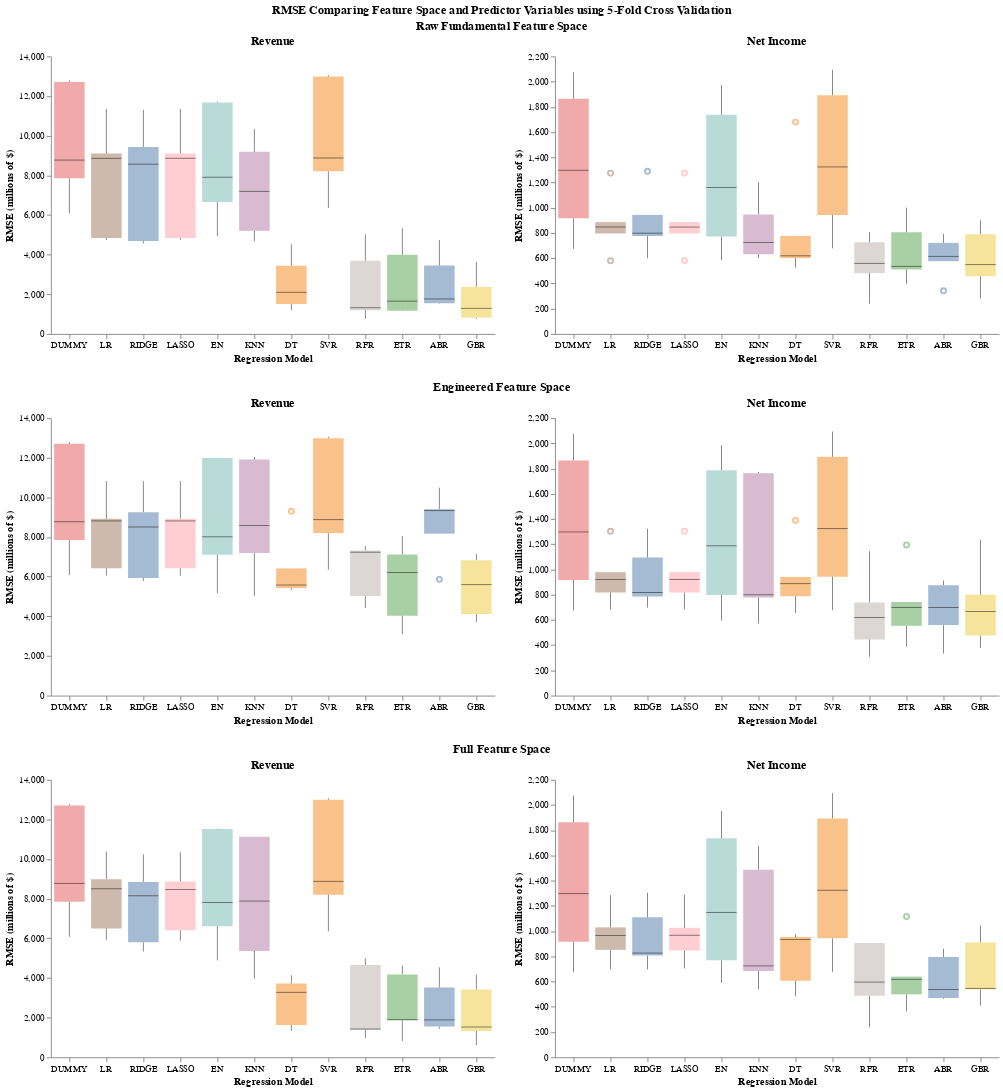

Notebook code for this chart:
### Code cell
(full_chart & full_chart2 & full_chart3).configure_view(stroke=None).properties(
    title=alt.TitleParams('RMSE Comparing Feature Space and Predictor Variables using 5-Fold Cross Validation', anchor='middle'))

### Figure 1 — Vega-Lite specification as saved in the notebook (floating-point values rounded to 4 significant figures)
{"config": {"view": {"continuousWidth": 300, "continuousHeight": 300, "stroke": null}}, "vconcat": [{"hconcat": [{"data": {"name": "data-058aacd56957f7f7fa47760f195e2d9f"}, "mark": {"type": "boxplot", "median": {"color": "black", "strokeWidth": 3}, "opacity": 0.5, "size": 33}, "encoding": {"color": {"field": "model", "legend": null, "type": "nominal"}, "x": {"axis": {"grid": false, "labelAngle": 0}, "field": "model", "sort": ["DUMMY", "LR", "RIDGE", "LASSO", "EN", "KNN", "DT", "SVR", "RFR", "ETR", "ABR", "GBR"], "title": "Regression Model", "type": "nominal"}, "y": {"axis": {"grid": false}, "field": "rmse", "title": "RMSE (millions of $)", "type": "quantitative"}}, "height": 300, "title": "Revenue", "width": 480}, {"data": {"name": "data-07a6fbe5e7ba0dab4464ea7888219fd8"}, "mark": {"type": "boxplot", "median": {"color": "black", "strokeWidth": 3}, "opacity": 0.5, "size": 33}, "encoding": {"color": {"field": "model", "legend": null, "type": "nominal"}, "x": {"axis": {"grid": false, "labelAngle": 0}, "field": "model", "sort": ["DUMMY", "LR", "RIDGE", "LASSO", "EN", "KNN", "DT", "SVR", "RFR", "ETR", "ABR", "GBR"], "title": "Regression Model", "type": "nominal"}, "y": {"axis": {"grid": false}, "field": "rmse", "title": "RMSE (millions of $)", "type": "quantitative"}}, "height": 300, "title": "Net Income", "width": 480}], "title": {"text": "Raw Fundamental Feature Space", "anchor": "middle"}}, {"hconcat": [{"data": {"name": "data-49bd409fa04e18edd5766f5b3d0bb945"}, "mark": {"type": "boxplot", "median": {"color": "black", "strokeWidth": 3}, "opacity": 0.5, "size": 33}, "encoding": {"color": {"field": "model", "legend": null, "type": "nominal"}, "x": {"axis": {"grid": false, "labelAngle": 0}, "field": "model", "sort": ["DUMMY", "LR", "RIDGE", "LASSO", "EN", "KNN", "DT", "SVR", "RFR", "ETR", "ABR", "GBR"], "title": "Regression Model", "type": "nominal"}, "y": {"axis": {"grid": false}, "field": "rmse", "title": "RMSE (millions of $)", "type": "quantitative"}}, "height": 300, "title": "Revenue", "width": 480}, {"data": {"name": "data-4aeb8efa1eb8e28597b63c2697cbfa21"}, "mark": {"type": "boxplot", "median": {"color": "black", "strokeWidth": 3}, "opacity": 0.5, "size": 33}, "encoding": {"color": {"field": "model", "legend": null, "type": "nominal"}, "x": {"axis": {"grid": false, "labelAngle": 0}, "field": "model", "sort": ["DUMMY", "LR", "RIDGE", "LASSO", "EN", "KNN", "DT", "SVR", "RFR", "ETR", "ABR", "GBR"], "title": "Regression Model", "type": "nominal"}, "y": {"axis": {"grid": false}, "field": "rmse", "title": "RMSE (millions of $)", "type": "quantitative"}}, "height": 300, "title": "Net Income", "width": 480}], "title": {"text": "Engineered Feature Space", "anchor": "middle"}}, {"hconcat": [{"data": {"name": "data-220082242f2738b52bacfbc9e2374d61"}, "mark": {"type": "boxplot", "median": {"color": "black", "strokeWidth": 3}, "opacity": 0.5, "size": 33}, "encoding": {"color": {"field": "model", "legend": null, "type": "nominal"}, "x": {"axis": {"grid": false, "labelAngle": 0}, "field": "model", "sort": ["DUMMY", "LR", "RIDGE", "LASSO", "EN", "KNN", "DT", "SVR", "RFR", "ETR", "ABR", "GBR"], "title": "Regression Model", "type": "nominal"}, "y": {"axis": {"grid": false}, "field": "rmse", "title": "RMSE (millions of $)", "type": "quantitative"}}, "height": 300, "title": "Revenue", "width": 480}, {"data": {"name": "data-57e2c4bf959c6419fa1d70aa24739c88"}, "mark": {"type": "boxplot", "median": {"color": "black", "strokeWidth": 3}, "opacity": 0.5, "size": 33}, "encoding": {"color": {"field": "model", "legend": null, "type": "nominal"}, "x": {"axis": {"grid": false, "labelAngle": 0}, "field": "model", "sort": ["DUMMY", "LR", "RIDGE", "LASSO", "EN", "KNN", "DT", "SVR", "RFR", "ETR", "ABR", "GBR"], "title": "Regression Model", "type": "nominal"}, "y": {"axis": {"grid": false}, "field": "rmse", "title": "RMSE (millions of $)", "type": "quantitative"}}, "height": 300, "title": "Net Income", "width": 480}], "title": {"text": "Full Feature Space", "anchor": "middle"}}], "title": {"text": "RMSE Comparing Feature Space and Predictor Variables using 5-Fold Cross Validation", "anchor": "middle"}, "$schema": "https://vega.github.io/schema/vega-lite/v5.20.1.json", "datasets": {"data-058aacd56957f7f7fa47760f195e2d9f": [{"model": "DUMMY", "rmse": 12790.0}, {"model": "DUMMY", "rmse": 6077.0}, {"model": "DUMMY", "rmse": 7852.0}, {"model": "DUMMY", "rmse": 12710.0}, {"model": "DUMMY", "rmse": 8771.0}, {"model": "LR", "rmse": 11360.0}, {"model": "LR", "rmse": 4844.0}, {"model": "LR", "rmse": 4746.0}, {"model": "LR", "rmse": 9100.0}, {"model": "LR", "rmse": 8859.0}, {"model": "RIDGE", "rmse": 11310.0}, {"model": "RIDGE", "rmse": 4562.0}, {"model": "RIDGE", "rmse": 4692.0}, {"model": "RIDGE", "rmse": 9425.0}, {"model": "RIDGE", "rmse": 8564.0}, {"model": "LASSO", "rmse": 11350.0}, {"model": "LASSO", "rmse": 4841.0}, {"model": "LASSO", "rmse": 4749.0}, {"model": "LASSO", "rmse": 9100.0}, {"model": "LASSO", "rmse": 8863.0}, {"model": "EN", "rmse": 11730.0}, {"model": "EN", "rmse": 4931.0}, {"model": "EN", "rmse": 6660.0}, {"model": "EN", "rmse": 11670.0}, {"model": "EN", "rmse": 7905.0}, {"model": "KNN", "rmse": 10340.0}, {"model": "KNN", "rmse": 4667.0}, {"model": "KNN", "rmse": 5203.0}, {"model": "KNN", "rmse": 9185.0}, {"model": "KNN", "rmse": 7193.0}, {"model": "DT", "rmse": 3443.0}, {"model": "DT", "rmse": 2100.0}, {"model": "DT", "rmse": 1515.0}, {"model": "DT", "rmse": 4523.0}, {"model": "DT", "rmse": 1193.0}, {"model": "SVR", "rmse": 13060.0}, {"model": "SVR", "rmse": 6350.0}, {"model": "SVR", "rmse": 8203.0}, {"model": "SVR", "rmse": 12990.0}, {"model": "SVR", "rmse": 8877.0}, {"model": "RFR", "rmse": 5035.0}, {"model": "RFR", "rmse": 765.2}, {"model": "RFR", "rmse": 1198.0}, {"model": "RFR", "rmse": 3695.0}, {"model": "RFR", "rmse": 1321.0}, {"model": "ETR", "rmse": 5329.0}, {"model": "ETR", "rmse": 1655.0}, {"model": "ETR", "rmse": 1156.0}, {"model": "ETR", "rmse": 3990.0}, {"model": "ETR", "rmse": 1174.0}, {"model": "ABR", "rmse": 3447.0}, {"model": "ABR", "rmse": 1525.0}, {"model": "ABR", "rmse": 1543.0}, {"model": "ABR", "rmse": 4739.0}, {"model": "ABR", "rmse": 1764.0}, {"model": "GBR", "rmse": 3637.0}, {"model": "GBR", "rmse": 765.7}, {"model": "GBR", "rmse": 823.8}, {"model": "GBR", "rmse": 2372.0}, {"model": "GBR", "rmse": 1290.0}], "data-07a6fbe5e7ba0dab4464ea7888219fd8": [{"model": "DUMMY", "rmse": 916.4}, {"model": "DUMMY", "rmse": 1297.0}, {"model": "DUMMY", "rmse": 1864.0}, {"model": "DUMMY", "rmse": 2075.0}, {"model": "DUMMY", "rmse": 674.0}, {"model": "LR", "rmse": 796.8}, {"model": "LR", "rmse": 581.0}, {"model": "LR", "rmse": 847.8}, {"model": "LR", "rmse": 1275.0}, {"model": "LR", "rmse": 886.1}, {"model": "RIDGE", "rmse": 776.5}, {"model": "RIDGE", "rmse": 598.9}, {"model": "RIDGE", "rmse": 943.7}, {"model": "RIDGE", "rmse": 1289.0}, {"model": "RIDGE", "rmse": 798.8}, {"model": "LASSO", "rmse": 796.1}, {"model": "LASSO", "rmse": 582.6}, {"model": "LASSO", "rmse": 847.1}, {"model": "LASSO", "rmse": 1276.0}, {"model": "LASSO", "rmse": 887.0}, {"model": "EN", "rmse": 772.6}, {"model": "EN", "rmse": 1160.0}, {"model": "EN", "rmse": 1737.0}, {"model": "EN", "rmse": 1973.0}, {"model": "EN", "rmse": 585.9}, {"model": "KNN", "rmse": 631.4}, {"model": "KNN", "rmse": 601.7}, {"model": "KNN", "rmse": 947.3}, {"model": "KNN", "rmse": 1201.0}, {"model": "KNN", "rmse": 724.5}, {"model": "DT", "rmse": 619.4}, {"model": "DT", "rmse": 600.9}, {"model": "DT", "rmse": 1679.0}, {"model": "DT", "rmse": 777.5}, {"model": "DT", "rmse": 526.0}, {"model": "SVR", "rmse": 943.0}, {"model": "SVR", "rmse": 1324.0}, {"model": "SVR", "rmse": 1893.0}, {"model": "SVR", "rmse": 2094.0}, {"model": "SVR", "rmse": 677.7}, {"model": "RFR", "rmse": 482.1}, {"model": "RFR", "rmse": 239.2}, {"model": "RFR", "rmse": 725.9}, {"model": "RFR", "rmse": 808.0}, {"model": "RFR", "rmse": 559.4}, {"model": "ETR", "rmse": 511.1}, {"model": "ETR", "rmse": 397.5}, {"model": "ETR", "rmse": 805.8}, {"model": "ETR", "rmse": 1001.0}, {"model": "ETR", "rmse": 535.8}, {"model": "ABR", "rmse": 576.7}, {"model": "ABR", "rmse": 342.1}, {"model": "ABR", "rmse": 614.7}, {"model": "ABR", "rmse": 721.9}, {"model": "ABR", "rmse": 794.5}, {"model": "GBR", "rmse": 549.7}, {"model": "GBR", "rmse": 281.1}, {"model": "GBR", "rmse": 900.4}, {"model": "GBR", "rmse": 790.5}, {"model": "GBR", "rmse": 456.7}], "data-49bd409fa04e18edd5766f5b3d0bb945": [{"model": "DUMMY", "rmse": 12790.0}, {"model": "DUMMY", "rmse": 6077.0}, {"model": "DUMMY", "rmse": 7852.0}, {"model": "DUMMY", "rmse": 12710.0}, {"model": "DUMMY", "rmse": 8771.0}, {"model": "LR", "rmse": 10820.0}, {"model": "LR", "rmse": 6427.0}, {"model": "LR", "rmse": 6047.0}, {"model": "LR", "rmse": 8812.0}, {"model": "LR", "rmse": 8917.0}, {"model": "RIDGE", "rmse": 10820.0}, {"model": "RIDGE", "rmse": 5937.0}, {"model": "RIDGE", "rmse": 5785.0}, {"model": "RIDGE", "rmse": 9256.0}, {"model": "RIDGE", "rmse": 8506.0}, {"model": "LASSO", "rmse": 10820.0}, {"model": "LASSO", "rmse": 6427.0}, {"model": "LASSO", "rmse": 6047.0}, {"model": "LASSO", "rmse": 8813.0}, {"model": "LASSO", "rmse": 8916.0}, {"model": "EN", "rmse": 11990.0}, {"model": "EN", "rmse": 5165.0}, {"model": "EN", "rmse": 7101.0}, {"model": "EN", "rmse": 11990.0}, {"model": "EN", "rmse": 8011.0}, {"model": "KNN", "rmse": 12040.0}, {"model": "KNN", "rmse": 5032.0}, {"model": "KNN", "rmse": 7199.0}, {"model": "KNN", "rmse": 11910.0}, {"model": "KNN", "rmse": 8581.0}, {"model": "DT", "rmse": 6416.0}, {"model": "DT", "rmse": 9298.0}, {"model": "DT", "rmse": 5422.0}, {"model": "DT", "rmse": 5579.0}, {"model": "DT", "rmse": 5330.0}, {"model": "SVR", "rmse": 13060.0}, {"model": "SVR", "rmse": 6350.0}, {"model": "SVR", "rmse": 8203.0}, {"model": "SVR", "rmse": 12990.0}, {"model": "SVR", "rmse": 8877.0}, {"model": "RFR", "rmse": 7541.0}, {"model": "RFR", "rmse": 7235.0}, {"model": "RFR", "rmse": 4421.0}, {"model": "RFR", "rmse": 7326.0}, {"model": "RFR", "rmse": 5027.0}, {"model": "ETR", "rmse": 8055.0}, {"model": "ETR", "rmse": 4030.0}, {"model": "ETR", "rmse": 3101.0}, {"model": "ETR", "rmse": 7120.0}, {"model": "ETR", "rmse": 6212.0}, {"model": "ABR", "rmse": 9405.0}, {"model": "ABR", "rmse": 9332.0}, {"model": "ABR", "rmse": 5865.0}, {"model": "ABR", "rmse": 10490.0}, {"model": "ABR", "rmse": 8171.0}, {"model": "GBR", "rmse": 5599.0}, {"model": "GBR", "rmse": 6834.0}, {"model": "GBR", "rmse": 4117.0}, {"model": "GBR", "rmse": 7144.0}, {"model": "GBR", "rmse": 3709.0}], "data-4aeb8efa1eb8e28597b63c2697cbfa21": [{"model": "DUMMY", "rmse": 916.4}, {"model": "DUMMY", "rmse": 1297.0}, {"model": "DUMMY", "rmse": 1864.0}, {"model": "DUMMY", "rmse": 2075.0}, {"model": "DUMMY", "rmse": 674.0}, {"model": "LR", "rmse": 817.5}, {"model": "LR", "rmse": 683.0}, {"model": "LR", "rmse": 978.5}, {"model": "LR", "rmse": 1303.0}, {"model": "LR", "rmse": 921.1}, {"model": "RIDGE", "rmse": 786.5}, {"model": "RIDGE", "rmse": 697.2}, {"model": "RIDGE", "rmse": 1094.0}, {"model": "RIDGE", "rmse": 1323.0}, {"model": "RIDGE", "rmse": 817.7}, {"model": "LASSO", "rmse": 817.5}, {"model": "LASSO", "rmse": 683.0}, {"model": "LASSO", "rmse": 978.5}, {"model": "LASSO", "rmse": 1303.0}, {"model": "LASSO", "rmse": 921.1}, {"model": "EN", "rmse": 798.5}, {"model": "EN", "rmse": 1188.0}, {"model": "EN", "rmse": 1787.0}, {"model": "EN", "rmse": 1987.0}, {"model": "EN", "rmse": 595.2}, {"model": "KNN", "rmse": 799.3}, {"model": "KNN", "rmse": 778.6}, {"model": "KNN", "rmse": 1763.0}, {"model": "KNN", "rmse": 1772.0}, {"model": "KNN", "rmse": 571.3}, {"model": "DT", "rmse": 656.1}, {"model": "DT", "rmse": 787.7}, {"model": "DT", "rmse": 940.7}, {"model": "DT", "rmse": 1389.0}, {"model": "DT", "rmse": 887.6}, {"model": "SVR", "rmse": 943.0}, {"model": "SVR", "rmse": 1324.0}, {"model": "SVR", "rmse": 1893.0}, {"model": "SVR", "rmse": 2094.0}, {"model": "SVR", "rmse": 677.7}, {"model": "RFR", "rmse": 619.1}, {"model": "RFR", "rmse": 307.4}, {"model": "RFR", "rmse": 739.0}, {"model": "RFR", "rmse": 1145.0}, {"model": "RFR", "rmse": 445.1}, {"model": "ETR", "rmse": 553.4}, {"model": "ETR", "rmse": 387.8}, {"model": "ETR", "rmse": 699.3}, {"model": "ETR", "rmse": 1195.0}, {"model": "ETR", "rmse": 741.7}, {"model": "ABR", "rmse": 698.9}, {"model": "ABR", "rmse": 558.7}, {"model": "ABR", "rmse": 875.0}, {"model": "ABR", "rmse": 912.2}, {"model": "ABR", "rmse": 333.3}, {"model": "GBR", "rmse": 666.5}, {"model": "GBR", "rmse": 377.1}, {"model": "GBR", "rmse": 798.8}, {"model": "GBR", "rmse": 1236.0}, {"model": "GBR", "rmse": 475.7}], "data-220082242f2738b52bacfbc9e2374d61": [{"model": "DUMMY", "rmse": 12790.0}, {"model": "DUMMY", "rmse": 6077.0}, {"model": "DUMMY", "rmse": 7852.0}, {"model": "DUMMY", "rmse": 12710.0}, {"model": "DUMMY", "rmse": 8771.0}, {"model": "LR", "rmse": 10380.0}, {"model": "LR", "rmse": 5934.0}, {"model": "LR", "rmse": 6499.0}, {"model": "LR", "rmse": 8502.0}, {"model": "LR", "rmse": 8986.0}, {"model": "RIDGE", "rmse": 10240.0}, {"model": "RIDGE", "rmse": 5336.0}, {"model": "RIDGE", "rmse": 5801.0}, {"model": "RIDGE", "rmse": 8847.0}, {"model": "RIDGE", "rmse": 8147.0}, {"model": "LASSO", "rmse": 10340.0}, {"model": "LASSO", "rmse": 5892.0}, {"model": "LASSO", "rmse": 6410.0}, {"model": "LASSO", "rmse": 8467.0}, {"model": "LASSO", "rmse": 8874.0}, {"model": "EN", "rmse": 11550.0}, {"model": "EN", "rmse": 4883.0}, {"model": "EN", "rmse": 6604.0}, {"model": "EN", "rmse": 11520.0}, {"model": "EN", "rmse": 7806.0}, {"model": "KNN", "rmse": 11130.0}, {"model": "KNN", "rmse": 3962.0}, {"model": "KNN", "rmse": 5362.0}, {"model": "KNN", "rmse": 11130.0}, {"model": "KNN", "rmse": 7880.0}, {"model": "DT", "rmse": 4139.0}, {"model": "DT", "rmse": 3276.0}, {"model": "DT", "rmse": 1633.0}, {"model": "DT", "rmse": 3722.0}, {"model": "DT", "rmse": 1336.0}, {"model": "SVR", "rmse": 13060.0}, {"model": "SVR", "rmse": 6350.0}, {"model": "SVR", "rmse": 8203.0}, {"model": "SVR", "rmse": 12990.0}, {"model": "SVR", "rmse": 8877.0}, {"model": "RFR", "rmse": 4998.0}, {"model": "RFR", "rmse": 961.8}, {"model": "RFR", "rmse": 1393.0}, {"model": "RFR", "rmse": 4652.0}, {"model": "RFR", "rmse": 1425.0}, {"model": "ETR", "rmse": 4631.0}, {"model": "ETR", "rmse": 1897.0}, {"model": "ETR", "rmse": 1865.0}, {"model": "ETR", "rmse": 4182.0}, {"model": "ETR", "rmse": 818.2}, {"model": "ABR", "rmse": 3514.0}, {"model": "ABR", "rmse": 1547.0}, {"model": "ABR", "rmse": 1437.0}, {"model": "ABR", "rmse": 4542.0}, {"model": "ABR", "rmse": 1886.0}, {"model": "GBR", "rmse": 3422.0}, {"model": "GBR", "rmse": 613.3}, {"model": "GBR", "rmse": 1329.0}, {"model": "GBR", "rmse": 4176.0}, {"model": "GBR", "rmse": 1527.0}], "data-57e2c4bf959c6419fa1d70aa24739c88": [{"model": "DUMMY", "rmse": 916.4}, {"model": "DUMMY", "rmse": 1297.0}, {"model": "DUMMY", "rmse": 1864.0}, {"model": "DUMMY", "rmse": 2075.0}, {"model": "DUMMY", "rmse": 674.0}, {"model": "LR", "rmse": 851.7}, {"model": "LR", "rmse": 697.1}, {"model": "LR", "rmse": 1030.0}, {"model": "LR", "rmse": 1286.0}, {"model": "LR", "rmse": 965.2}, {"model": "RIDGE", "rmse": 806.9}, {"model": "RIDGE", "rmse": 696.1}, {"model": "RIDGE", "rmse": 1110.0}, {"model": "RIDGE", "rmse": 1305.0}, {"model": "RIDGE", "rmse": 826.0}, {"model": "LASSO", "rmse": 846.7}, {"model": "LASSO", "rmse": 703.9}, {"model": "LASSO", "rmse": 1026.0}, {"model": "LASSO", "rmse": 1287.0}, {"model": "LASSO", "rmse": 967.4}, {"model": "EN", "rmse": 769.3}, {"model": "EN", "rmse": 1148.0}, {"model": "EN", "rmse": 1737.0}, {"model": "EN", "rmse": 1953.0}, {"model": "EN", "rmse": 589.3}, {"model": "KNN", "rmse": 683.5}, {"model": "KNN", "rmse": 724.7}, {"model": "KNN", "rmse": 1487.0}, {"model": "KNN", "rmse": 1677.0}, {"model": "KNN", "rmse": 537.9}, {"model": "DT", "rmse": 606.7}, {"model": "DT", "rmse": 953.2}, {"model": "DT", "rmse": 975.8}, {"model": "DT", "rmse": 933.7}, {"model": "DT", "rmse": 482.7}, {"model": "SVR", "rmse": 943.0}, {"model": "SVR", "rmse": 1324.0}, {"model": "SVR", "rmse": 1893.0}, {"model": "SVR", "rmse": 2094.0}, {"model": "SVR", "rmse": 677.7}, {"model": "RFR", "rmse": 487.0}, {"model": "RFR", "rmse": 237.9}, {"model": "RFR", "rmse": 905.1}, {"model": "RFR", "rmse": 905.1}, {"model": "RFR", "rmse": 596.0}, {"model": "ETR", "rmse": 498.9}, {"model": "ETR", "rmse": 362.9}, {"model": "ETR", "rmse": 639.4}, {"model": "ETR", "rmse": 1116.0}, {"model": "ETR", "rmse": 617.8}, {"model": "ABR", "rmse": 537.3}, {"model": "ABR", "rmse": 470.5}, {"model": "ABR", "rmse": 860.7}, {"model": "ABR", "rmse": 794.9}, {"model": "ABR", "rmse": 464.4}, {"model": "GBR", "rmse": 546.3}, {"model": "GBR", "rmse": 409.2}, {"model": "GBR", "rmse": 1044.0}, {"model": "GBR", "rmse": 910.1}, {"model": "GBR", "rmse": 538.2}]}}
